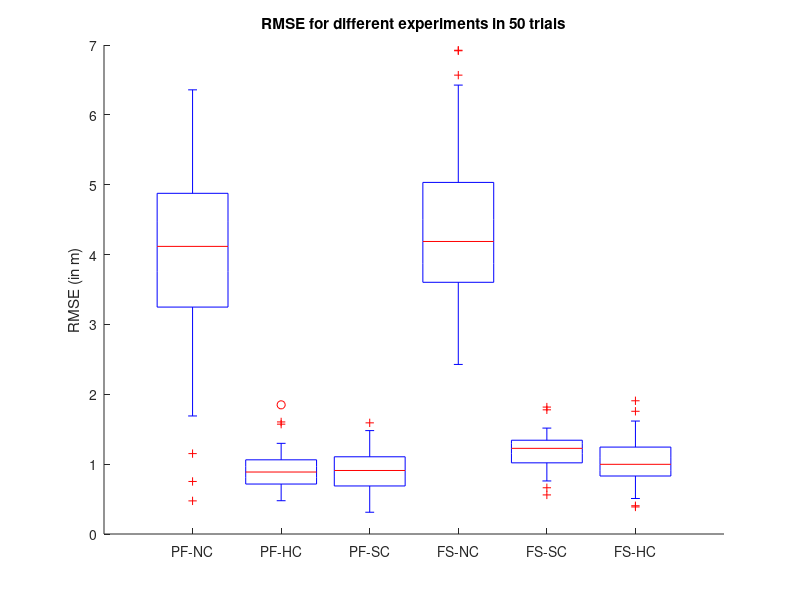
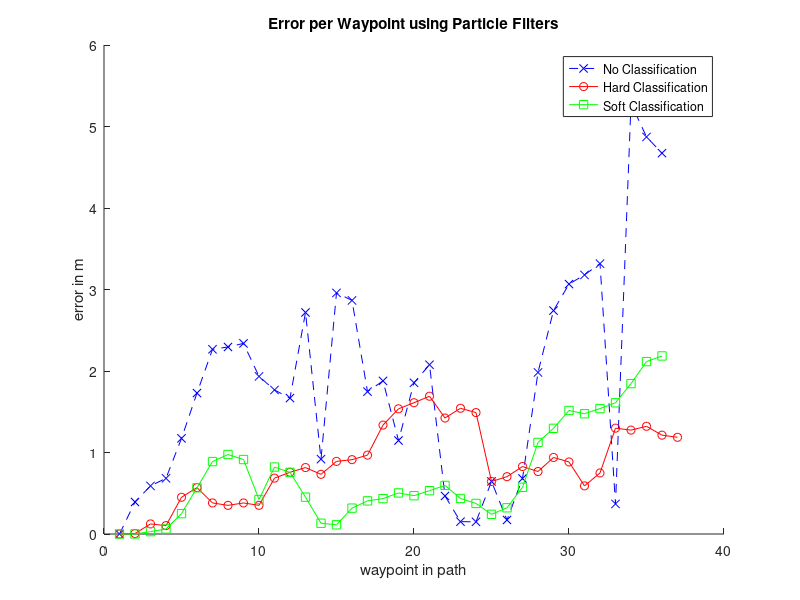
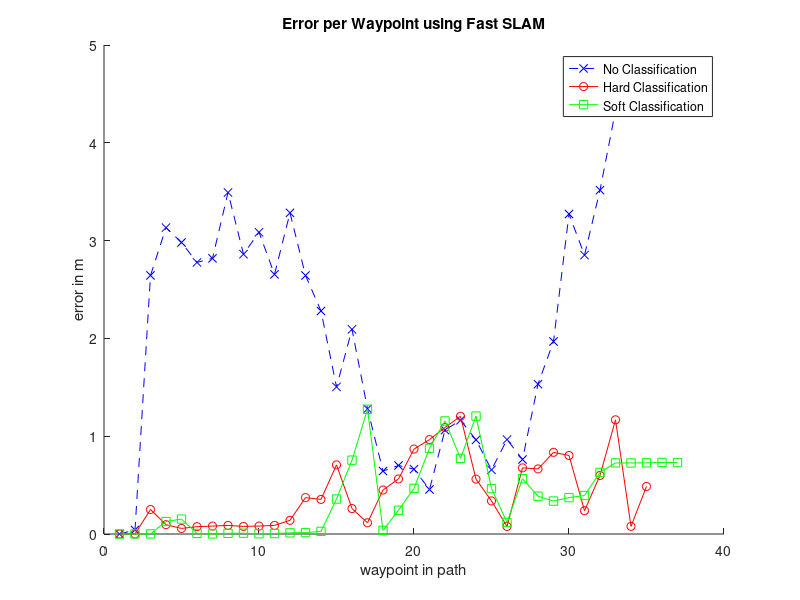

Recreate these plots in MATLAB, in order.
%%%%%%%%%%%%%%%%%%%%%%%%%%%%%%%%%%%%%%%%%%%%%%%%%%%%%%%%%%%%%%%%%%
% Mat file description:

% mseFSHC - list of all MSE recorded for the 10 trials of FS with Hard
% Classification

% errFSHC - waypoint wise error during one run of FS with Hard Classification
% errHC - waypoint wise error during one run of PF with Hard Classification

% map - map used for the experiment
% HC - Hard Classification
% SC - Soft Classification
% NC - No Classification
%%%%%%%%%%%%%%%%%%%%%%%%%%%%%%%%%%%%%%%%%%%%%%%%%%%%%%%%%%%%%%%%%%

load('2D plots.mat')

pathUnit = 0.25;
% plot boxplots
figure(1); hold on;
boxplot([msePFNC'*pathUnit, msePFHC'*pathUnit, msePFSC'*pathUnit, mseFSNC'*pathUnit, mseFSSC'*pathUnit, mseFSHC'*pathUnit], 'Labels', {'PF-NC', 'PF-HC', 'PF-SC', 'FS-NC', 'FS-SC', 'FS-HC'}, 'Whisker', 1, 'Colors','k')
title("RMSE for different experiments in 50 trials");
ylabel('RMSE (in m)')
hold off;


PFNC = [0.0, 1.5704917042973128, 2.361641133797462, 2.733364697361999, 4.69373962912624, 6.916591934839495, 9.064885639661101, 9.179731177285193, 9.35471521970701, 7.735399402439019, 7.068409315701284, 6.670114584080873, 10.87402276305423, 3.6734751414370326, 11.834573471980327, 11.465240962686789, 6.986707032495491, 7.515018150003904, 4.587696862505027, 7.421633207509479, 8.30761936927418, 1.8679455872950426, 0.605851635541229, 0.5988339537326706, 2.5791940813625107, 0.6885686184153209, 2.7256008259905986, 7.930370575429546, 10.965608437855861, 12.266031946095818, 12.716197867331648, 13.26832531010068, 1.477196726748502, 21.12847259212093, 19.48791516679415, 18.691991953783376];
PFSC = [0.0, 0.0035291969504706146, 0.11566133100242526, 0.24669138117917994, 1.0002163422135424, 2.2688434440808356, 3.5565655506763334, 3.901285904590718, 3.654764918461337, 1.693149359373642, 3.286643342290425, 3.0231976437688797, 1.8086684949676008, 0.5281831092141162, 0.45160420359330616, 1.2695442307033418, 1.6262366745017318, 1.737157033382351, 2.01585202583927, 1.879890494509853, 2.126732864894627, 2.3848986465195297, 1.7442477114425616, 1.499613629029022, 0.9662695874218281, 1.2864566454280952, 2.293231996375566, 4.495258700129868, 5.186087669696257, 6.063299482484391, 5.902115447023931, 6.155605211529861, 6.439664647642074, 7.381839461516717, 8.461351276549248, 8.738367990713298];
PFHC = [0.0, 0.022333328012394404, 0.49493115401373255, 0.4113035067074272, 1.803182007903961, 2.2773830197885276, 1.5250380611659098, 1.4056341687066742, 1.5241288495153884, 1.4076327039761134, 2.741067034625399, 3.0295894972190998, 3.260578917323173, 2.928262721683138, 3.5642265731043437, 3.6490114457432963, 3.870960945282284, 5.345420817105801, 6.144764597534386, 6.442732103552406, 6.761619760596929, 5.692582753410074, 6.170257964064833, 5.9594050772520655, 2.5766365910351174, 2.813910119513102, 3.312126515316011, 3.06655682465808, 3.7567396077786004, 3.5364409663444993, 2.361504139621258, 2.995967970687122, 5.194631364062226, 5.098713439951034, 5.286902645996234, 4.850852552836708, 4.745885467800136];
% plot errors in PF
figure(2); hold on;
plot(PFNC*pathUnit, 'b--x');
plot(PFHC*pathUnit, 'r-o');
plot(PFSC*pathUnit, 'g-s');
title("Error per Waypoint using Particle Filters");
xlabel("waypoint in path");
ylabel("error in m");
legend("No Classification", "Hard Classification", "Soft Classification");
hold off;


FSNC = [0.0, 0.167106390700584, 10.576185028509624, 12.530102803576346, 11.922291928537796, 11.108428675591728, 11.27315236556032, 13.967738625114817, 11.443365677633036, 12.341991694286634, 10.618618503900839, 13.134884204288028, 10.573166248294926, 9.121201222913745, 6.016652924916055, 8.370452928161635, 5.119781020880964, 2.5747804814739172, 2.8028938441522744, 2.6522692857238575, 1.8218715197747288, 4.248351591947713, 4.652020660706839, 3.849117267726056, 2.6255652558572526, 3.8627599805524517, 3.0471765592955435, 6.12816966803329, 7.873686235118006, 13.08779859156322, 11.40633044483822, 14.064429154025108, 17.315517480774353, 17.97904191227059, 18.670746133443224];
wayptsNC = [[20, 80]; [21, 78]; [22, 76]; [22, 74]; [20, 73]; [21, 71]; [20, 69]; [19, 67]; [18, 65]; [19, 63]; [20, 61]; [20, 59]; [19, 57]; [19, 55]; [18, 53]; [19, 51]; [19, 49]; [19, 47]; [18, 45]; [17, 43]; [18, 41]; [18, 39]; [16, 38]; [16, 36]; [17, 34]; [18, 32]; [18, 30]; [19, 28]; [19, 26]; [17, 25]; [18, 23]; [18, 21]; [20, 20]; [20, 18]; [19, 16]; [18, 15]];
locNC = [[20, 80]; [20.970590734540966, 77.83550185132307]; [19.218410333902035, 65.7961552007722]; [19.138573454728572, 61.80099535231633]; [18.051182982442786, 61.23806320960035]; [19.2482481752396, 60.030562768074326]; [18.719506106643188, 57.7998080531531]; [20.233758206509197, 53.08685646636981]; [19.80536251717838, 53.69994317653238]; [19.886614636819306, 50.68989547292071]; [19.745509003623695, 50.384431561892285]; [19.949088070294433, 45.865214465570105]; [19.092707139988878, 46.427240194713676]; [20.00571490606155, 45.93441401361121]; [19.180892767657976, 47.10037249564059]; [18.83653012967394, 42.631143457791545]; [18.065461509895997, 43.96623445994084]; [19.060764265731926, 44.42593663019165]; [19.990558082025977, 43.02670518582048]; [18.947877056309718, 41.19991463049767]; [19.279021774871232, 42.29742789162694]; [18.389181233865877, 43.230488058842774]; [18.769800364021027, 41.737579721037704]; [19.727220720303116, 35.03899560726809]; [19.213920251955532, 35.41143545043545]; [19.79537443478652, 35.42016743833874]; [18.40403126246221, 33.02027212722189]; [19.911000541285446, 34.06007768052365]; [19.421116767042097, 33.86241665123407]; [21.257408047256728, 37.375982736432604]; [18.669587259744777, 34.3866600510611]; [21.130828137384512, 34.7115310087077]; [20.791889530967076, 37.29740028437068]; [20.873337024536454, 35.95781808919882]; [21.432329447880107, 34.511632414145986]; [20.678976139941394, 33.3226123840666]];
mseNC = 6.841;

FSSC = [0.0, 0.0028327830676460157, 0.003936291833530211, 0.509886447324076, 0.6101743953871799, 0.024759225072866, 0.003081201795612896, 0.027601796308443546, 0.03307948386526916, 0.00891107214791795, 0.019536864054080068, 0.04623386814451995, 0.0588708625019768, 0.10669738458048264, 1.4305832517018382, 3.021254006750648, 5.099836033065222, 0.14730125578259903, 0.972295299808032, 1.8667674636702407, 3.5012720228848346, 4.623424995634455, 3.0928685328388497, 4.821629044793561, 1.8597506736104301, 0.4721185225822953, 2.2616424553339667, 1.5473361732245727, 1.3468056140707976, 1.4885441282970813, 1.5743947567864627, 2.518464172412122, 2.907521365900533, 2.9059649713675326, 2.9109433965855933, 2.9281651241066737, 2.9224902304472757];
wayptsSC = [[20, 80]; [20, 78]; [19, 76]; [20, 74]; [20, 72]; [18, 71]; [18, 69]; [18, 67]; [19, 65]; [20, 63]; [19, 61]; [19, 59]; [18, 57]; [18, 55]; [19, 53]; [19, 51]; [21, 50]; [21, 48]; [20, 46]; [20, 44]; [20, 42]; [20, 40]; [22, 39]; [22, 37]; [21, 35]; [21, 33]; [23, 32]; [23, 30]; [22, 28]; [23, 26]; [21, 25]; [22, 23]; [23, 21]; [23, 19]; [22, 17]; [21, 15]; [22, 13]; [20, 13]];
locSC = [[20, 80]; [19.999641219975498, 77.99719002903888]; [19.00022162856354, 75.99606995239488]; [19.96977631049998, 74.50898989946538]; [19.988119458730527, 71.38994127698618]; [17.998781297192284, 70.9752707867154]; [17.99694519537241, 68.99959754106725]; [17.994965458720028, 67.02713876477574]; [18.99724478759312, 65.03296454242646]; [19.992723958023923, 63.00514455245748]; [18.992360926003897, 61.017981479515036]; [18.993258775947112, 59.045739768931135]; [17.99482016995593, 57.05864254268397]; [17.99268391823446, 55.10644626261131]; [18.89336103191964, 54.426603158042404]; [18.78298060906142, 54.013449577687254]; [21.0685633367228, 55.09937512181717]; [21.04214519916236, 47.858856661004864]; [20.373845415821357, 46.897550976322876]; [20.441367614730602, 45.813839957682276]; [20.467130037895306, 45.46997050505217]; [20.565826575310677, 44.58867072003752]; [22.46588109937646, 42.05757919973768]; [22.462927776503474, 41.79935459404058]; [21.43986747568458, 36.806983445366704]; [21.470821384646452, 32.96502682277964]; [23.263042909638035, 34.24629361915539]; [23.312821064887594, 31.51538517028901]; [22.42438383381489, 29.278195495098146]; [23.465323402933066, 27.413944041527284]; [21.566520585294718, 26.46893610365939]; [22.20995619518534, 25.509697229513307]; [22.904711403582102, 23.905959493275983]; [22.904649030075102, 21.904400214734444]; [21.9045910052074, 19.909379415242697]; [20.903376736208184, 17.92657050810823]; [21.90341406859146, 15.920893751048421]; [19.72730979402096, 16.84055994059679]];
mseSC = 1.558;


FSHC =  [0.0, 0.0033641820405264223, 1.0018678161568708, 0.3812332816610188, 0.22770512212802294, 0.2995145130684195, 0.32298351596877195, 0.351170429825156, 0.3102336289553112, 0.32513227257570576, 0.35114925042181905, 0.560248442693154, 1.4883945832281913, 1.4147802081409409, 2.826837441870743, 1.0402100567804473, 0.4582318182929516, 1.7994765716670273, 2.2516191368935083, 3.4732213306184434, 3.86008835532012, 4.356569547729013, 4.814398096100671, 2.2441498768439256, 1.3532603502350689, 0.3099667696774792, 2.705655477231196, 2.6622045414000377, 3.3399156992370815, 3.21204317242663, 0.9529384912932212, 2.39578656257637, 4.670635259456638, 0.31233271860641904, 1.9439516315110006];
wayptsHC = [[20, 80]; [19, 78]; [18, 76]; [18, 74]; [19, 72]; [20, 70]; [19, 68]; [20, 66]; [20, 64]; [19, 62]; [19, 60]; [20, 58]; [19, 56]; [20, 54]; [21, 52]; [22, 50]; [21, 48]; [22, 46]; [21, 44]; [21, 42]; [21, 40]; [22, 38]; [21, 36]; [22, 34]; [22, 32]; [23, 30]; [23, 28]; [23, 26]; [22, 24]; [21, 22]; [23, 21]; [23, 19]; [22, 17]; [22, 15]; [20, 14]; [18, 15]];
locHC = [[20, 80]; [18.999677561251357, 77.99665130561932]; [18.04414470205136, 74.9991052171523]; [18.137251928816422, 74.3556694013859]; [19.015028188331975, 72.2272086622442]; [20.022233109221077, 70.29868818589455]; [19.023682152600312, 68.3221141214473]; [20.020629149712505, 66.35056398697773]; [20.020480824675243, 64.30955684511153]; [19.01938870311833, 62.32455365174595]; [19.02310143251464, 60.35038852704901]; [20.015461306076194, 58.56003505743348]; [19.005501566698257, 57.48838441544746]; [20.019933229831956, 55.414639778776134]; [21.020771313195798, 54.82676112809527]; [22.410145139949194, 49.04406175596787]; [21.012027980211954, 48.45807393179277]; [22.723927839360332, 47.64743570902709]; [21.403441087064728, 46.215180359901446]; [21.080786866780514, 45.47228165528356]; [21.28125539982339, 43.84982824434392]; [22.179086454746976, 42.352887118445175]; [21.2194847567406, 31.19060757794747]; [22.10831659428374, 31.758465662734256]; [22.027455402042484, 30.647018190655533]; [23.284658819263402, 29.877326633208927]; [23.377344625114876, 25.32078694476007]; [23.15726900761129, 23.342444830394683]; [22.279568383478736, 20.671805534983058]; [21.119757187715273, 18.7901901057036]; [23.402891532054678, 21.863579864046653]; [23.2176377074424, 21.38588077692929]; [22.357952614469326, 21.65689850143571]; [22.287213117936563, 14.877279374198]; [20.394962814874088, 15.903405453528233]; [18.11240173606945, 15.289005316716397]];
mseHC = 1.657;

% plot errors in FS
figure(3); hold on;
plot(FSNC*pathUnit, 'b--x');
plot(FSHC*pathUnit, 'r-o');
plot(FSSC*pathUnit, 'g-s');
title("Error per Waypoint using Fast SLAM");
xlabel("waypoint in path");
ylabel("error in m");
legend("No Classification", "Hard Classification", "Soft Classification");
hold off;